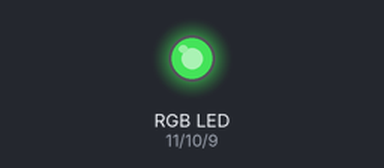
Bench run of a sketch on a simulated Arduino Uno, built with avr-gcc and run on an emulated ATmega328P. Shown: an RGB LED mixed from three pins (HIGH = lit). Dim RGB values are drawn brighter than linear.

Above: at 0.05 s.
At 2.0 s:
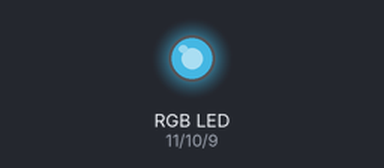
Timing chart, 0 to 3.0 s (numbered marks = the images above):
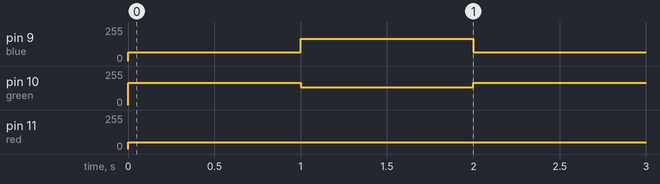

The sketch:

rgb.ino
```cpp
// C++ code
//
int red=11;
int green=10;
int blue=9;
void setup()
{
  pinMode(red, OUTPUT);
  pinMode(green, OUTPUT);
  pinMode(blue, OUTPUT);
}

void loop()
{
  analogWrite(red,50);
  analogWrite(green,168);
  analogWrite(blue,66);
  delay(1000);
  analogWrite(red,50);
  analogWrite(green,135);
  analogWrite(blue,168);
  delay(1000);
}
```

Measured:
- by itself, pin 9 (blue): alternates 168/255 for 1.0 s and 66/255 for 1.0 s
- by itself, pin 10 (green): alternates 168/255 for 1.0 s and 135/255 for 1.0 s
- by itself, pin 11 (red): 0/255 → 50/255 at 0.00 s
